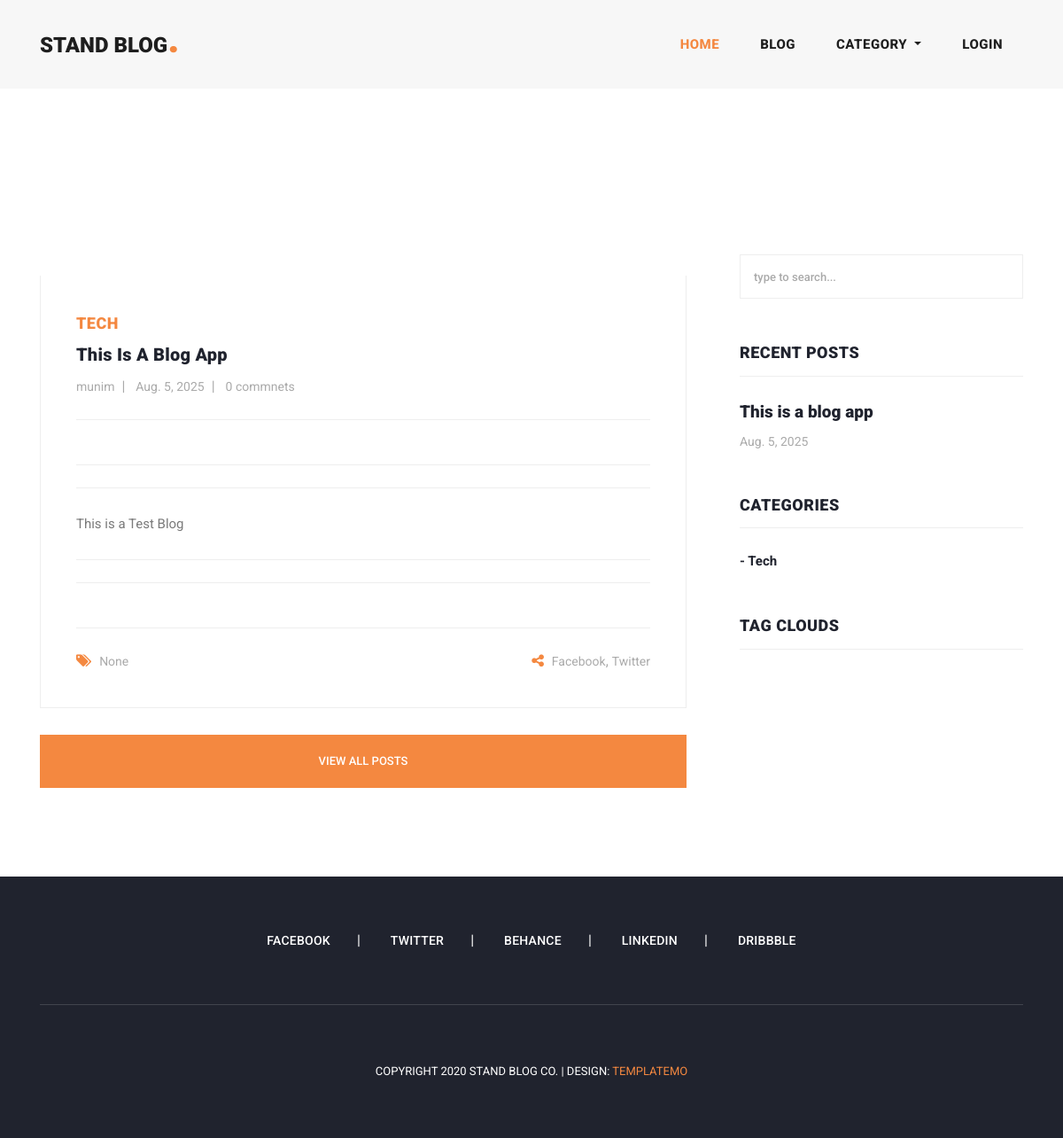
The page / on the database its author committed.
### home/models.py (models this page shows, shortened)
class Blog (models.Model):
    Banner = models.ImageField(upload_to = 'blog')
    user = models.ForeignKey(User, on_delete=models.CASCADE , related_name='blog_user')
    title = models.CharField(max_length=255)
    category = models.ForeignKey(Category, on_delete=models.CASCADE , related_name='blog_category')
    description = RichTextField()
    tags = models.ManyToManyField(Tag , related_name ='blog_tag', blank=True)
    likes = models.ManyToManyField(User,  blank=True, related_name ='blog_likes', )
    created = models.DateField(auto_now_add=True)
    slug = models.SlugField(blank=True, null=True , unique=True)

class Category(models.Model):
    title = models.CharField(max_length=255)
    slug = models.SlugField(unique=True , blank=True , null=True)
    def __str__(self):
        return self.title

### accounts/models.py (models this page shows, shortened)
class User(AbstractUser):
    email = models.EmailField()
    phone = models.CharField(max_length=12)
    profile_image = models.ImageField(upload_to = 'profile_image',blank = True , null= True)
    REQUIRED_FIELDS = ['email']
    objects = UserManager()

### home/views.py (the view)
# urls.py: path('', views.index , name = 'index'),
def index(request):
    blogs = Blog.objects.order_by('-created')
    tag = Tag.objects.order_by('-created_at')
    context = {'blogs':blogs,
                'tags':tag
              }
    return render(request,'index.html',context)

### home/context_processor.py (called while the page is built)
def get_all_categories(request):
    categories = Category.objects.all()
    context = {'categories': categories}
    return context

### templates/index.html (shortened to what this page needs)
{% extends 'base.html' %}
{%block content%}
{% include 'banner_car.html' %}
<section class="blog-posts">
    <div class="container">
      <div class="row">
        <div class="col-lg-8">
          <div class="all-blog-posts">
            <div class="row">
              {% for blog in blogs|slice:'3' %}
              <div class="col-lg-12">
                <div class="blog-post">
                  <div class="blog-thumb">
                  </div>
                  <div class="down-content">
                    <span>{{blog.category}}</span>
                    <a href="{% url 'blog_datails' blog.slug %}"><h4>{{blog.title}}</h4></a>
                    <ul class="post-info">
                      <li><a href="#">{{blog.user.username}}</a></li>
                      <li><a href="#">{{blog.created}}</a></li>
                      <li><a href="#">{{blog.blog_comment.count}} commnets</a></li>
                    </ul>
                    <p>{{blog.description|truncatewords:30|safe}}</p>
                    <div class="post-options">
                      <div class="row">
                        <div class="col-6">
                          <ul class="post-tags">
                            {% if blog.tags.count > 0 %}
                            {% for tag in blog.tags.all  %}
                            <li><i class="fa fa-tags"></i></li>
                            <li><a href="#">{{tag.title}}</a></li>
                            {% endfor %}
                            {% else %}
                            <li><i class="fa fa-tags"></i></li>
                            <li><a href="#">None</a></li>
                            {% endif %}
                          </ul>
                        </div>
                        <div class="col-6">
                          <ul class="post-share">
                            <li><i class="fa fa-share-alt"></i></li>
                            <li><a href="#">Facebook</a>,</li>
                            <li><a href="#"> Twitter</a></li>
                          </ul>
                        </div>
                      </div>
                    </div>
                  </div>
                </div>
              </div>
              {% endfor %}
              <div class="col-lg-12">
                <div class="main-button">
                  <a href="{%url 'post'%}">View All Posts</a>
                </div>
              </div>
            </div>
          </div>
        </div>
        <div class="col-lg-4">
          <div class="sidebar">
            <div class="row">
              <div class="col-lg-12">
                <div class="sidebar-item search">
                  <form id="search_form" name="gs" method="GET" action="{%url  'search'%}">
                    <input type="text" name="search" class="searchText" placeholder="type to search..." autocomplete="on">
                  </form>
                </div>
              </div>
              {% include 'sidebar.html' %}
            </div>
          </div>
        </div>
      </div>
    </div>
  </section>
{%endblock%}

### templates/sidebar.html (shortened to what this page needs)
<div class="col-lg-12">
  <div class="sidebar-item recent-posts">
    <div class="sidebar-heading">
      <h2>Recent Posts</h2>
    </div>
    <div class="content">
      <ul>
        {% for blog in blogs|slice:'3'  %}
        <li><a href=" {% url 'blog_datails' blog.slug %} ">
          <h5>{{blog.title}}</h5>
          <span>{{blog.created}}</span>
        </a></li>
        {% endfor %}
      </ul>
    </div>
  </div>
</div>
<div class="col-lg-12">
  <div class="sidebar-item categories">
    <div class="sidebar-heading">
      <h2>Categories</h2>
    </div>
    <div class="content">
      <ul>
        {% for category in categories|slice:'5' %}
        <li><a href="{%url "category_blog" category.slug %}">- {{category.title}}</a></li>
        {% endfor %}
      </ul>
    </div>
  </div>
</div>
<div class="col-lg-12">
  <div class="sidebar-item tags">
    <div class="sidebar-heading">
      <h2>Tag Clouds</h2>
    </div>
  </div>
</div>

### static/assets/css/templatemo-stand-blog.css (style rules this page uses)
body { font-family: 'Roboto', sans-serif; overflow-x: hidden; text-rendering: optimizeLegibility; -webkit-font-smoothing: antialiased; -moz-osx-font-smoothing: grayscale; }
p { margin-bottom: 0px; font-size: 15px; font-weight: 400; color: #7a7a7a; line-height: 30px; }
a { text-decoration: none!important; }
ul { padding: 0; margin: 0; list-style: none; }
h1,h2,h3,h4,h5,h6 { margin: 0px; }
.main-button a { display: inline-block; background-color: #f48840; color: #fff; font-size: 13px; font-weight: 500; padding: 12px 20px; text-transform: uppercase; transition: all .3s; }
.blog-posts { margin-top: 100px; }
.blog-posts .blog-post { margin-bottom: 30px; }
.blog-posts .down-content { padding: 40px; border-right: 1px solid #eee; border-left: 1px solid #eee; border-bottom: 1px solid #eee; }
.blog-posts .down-content span { font-size: 18px; text-transform: uppercase; letter-spacing: 0.5px; font-weight: 900; color: #f48840; }
.blog-posts .down-content h4 { font-size: 24px; text-transform: capitalize; letter-spacing: 0.5px; font-weight: 900; color: #20232e; margin: 10px 0px 12px 0px; }
.blog-posts .down-content ul.post-info li { display: inline-block; margin-right: 8px; }
.blog-posts .down-content ul.post-info li:after { content: '|'; color: #aaa; margin-left: 8px; }
.blog-posts .down-content h4 { font-size: 20px; letter-spacing: 0.25px; }
.blog-posts .down-content ul.post-info li:last-child::after { display: none; }
.blog-posts .down-content ul.post-info li a { font-size: 14px; color: #aaa; font-weight: 400; transition: all .3s; }
.blog-posts .down-content p { padding: 25px 0px; margin: 25px 0px; border-top: 1px solid #eee; border-bottom: 1px solid #eee; }
.blog-posts .down-content ul.post-share { text-align: right; }
.blog-posts .down-content ul.post-tags li, .blog-posts .down-content ul.post-share li { display: inline-block; }
.blog-posts .down-content ul.post-tags li:first-child i, .blog-posts .down-content ul.post-share li:first-child i { color: #f48840; margin-right: 5px; }
.blog-posts .down-content ul.post-tags li, .blog-posts .down-content ul.post-share li { color: #aaa; }
.blog-posts .down-content ul.post-tags li a, .blog-posts .down-content ul.post-share li a { font-size: 14px; color: #aaa; font-weight: 400; transition: all .3s; }
.blog-posts .main-button a { height: 60px; line-height: 60px; padding: 0px; width: 100%; text-align: center; }
.blog-posts .sidebar-heading h2 { font-size: 18px; text-transform: uppercase; font-weight: 900; letter-spacing: 0.5px; color: #20232e; border-bottom: 1px solid #eee; padding-bottom: 15px; margin-bottom: 25px; }
.sidebar { margin-left: 30px; }
.sidebar .sidebar-item { margin-top: 50px; }
.sidebar .search { margin-top: 0px; }
.sidebar .sidebar-heading h2 { font-size: 18px; text-transform: uppercase; font-weight: 900; letter-spacing: 0.5px; color: #20232e; border-bottom: 1px solid #eee; padding-bottom: 15px; margin-bottom: 25px; }
.sidebar .search input { width: 100%; height: 50px; border: 1px solid #eee; font-size: 13px; font-weight: 500; color: #7a7a7a; outline: none; padding: 0px 15px; }
.sidebar .search input::placeholder { color: #aaa; }
.sidebar .recent-posts ul li { margin-bottom: 15px; padding-bottom: 15px; border-bottom: 1px solid #eee; }
.sidebar .recent-posts ul li:last-child { margin-bottom: 0px; padding-bottom: 0px; border-bottom: none; }
.sidebar .recent-posts ul li h5 { font-size: 19px; font-weight: 900; color: #20232e; line-height: 30px; transition: all 0.3s; }
.sidebar .recent-posts ul li span { display: block; font-size: 14px; color: #aaa; margin-top: 8px; }
.sidebar .categories ul li { margin-bottom: 15px; }
.sidebar .categories ul li:last-child { margin-bottom: 0px; }
.sidebar .categories ul li a { font-size: 15px; font-weight: 700; color: #20232e; transition: all .3s; }

### rows shown on the page
Blog: category "TECH", title "This Is A Blog App", user.username "munim", created "Aug. 5, 2025", blog_comment.count "0", description "This is a Test Blog", shows "None", title "This is a blog app"
Category: title "Tech"
